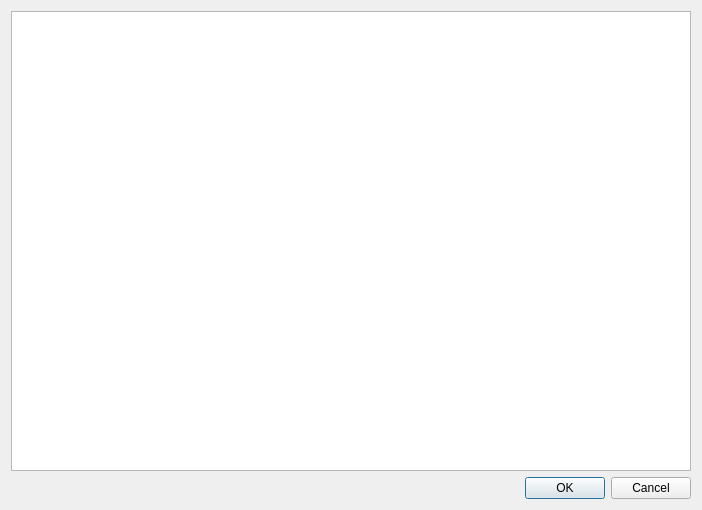
<?xml version="1.0" encoding="UTF-8"?>
<ui version="4.0">
 <class>SettingMatrixDialog</class>
 <widget class="QDialog" name="SettingMatrixDialog">
  <property name="geometry">
   <rect>
    <x>0</x>
    <y>0</y>
    <width>702</width>
    <height>510</height>
   </rect>
  </property>
  <property name="sizePolicy">
   <sizepolicy hsizetype="MinimumExpanding" vsizetype="MinimumExpanding">
    <horstretch>0</horstretch>
    <verstretch>0</verstretch>
   </sizepolicy>
  </property>
  <property name="windowTitle">
   <string>Матрица смежности</string>
  </property>
  <layout class="QVBoxLayout" name="verticalLayout">
   <property name="sizeConstraint">
    <enum>QLayout::SetMinimumSize</enum>
   </property>
   <item>
    <widget class="QTableWidget" name="settingMatrixTableWidget">
     <property name="sizePolicy">
      <sizepolicy hsizetype="MinimumExpanding" vsizetype="MinimumExpanding">
       <horstretch>0</horstretch>
       <verstretch>0</verstretch>
      </sizepolicy>
     </property>
    </widget>
   </item>
   <item>
    <widget class="QDialogButtonBox" name="selectionButtonBox">
     <property name="orientation">
      <enum>Qt::Horizontal</enum>
     </property>
     <property name="standardButtons">
      <set>QDialogButtonBox::Cancel|QDialogButtonBox::Ok</set>
     </property>
    </widget>
   </item>
  </layout>
 </widget>
 <resources/>
 <connections>
  <connection>
   <sender>selectionButtonBox</sender>
   <signal>accepted()</signal>
   <receiver>SettingMatrixDialog</receiver>
   <slot>accept()</slot>
   <hints>
    <hint type="sourcelabel">
     <x>248</x>
     <y>254</y>
    </hint>
    <hint type="destinationlabel">
     <x>157</x>
     <y>274</y>
    </hint>
   </hints>
  </connection>
  <connection>
   <sender>selectionButtonBox</sender>
   <signal>rejected()</signal>
   <receiver>SettingMatrixDialog</receiver>
   <slot>reject()</slot>
   <hints>
    <hint type="sourcelabel">
     <x>316</x>
     <y>260</y>
    </hint>
    <hint type="destinationlabel">
     <x>286</x>
     <y>274</y>
    </hint>
   </hints>
  </connection>
 </connections>
</ui>
